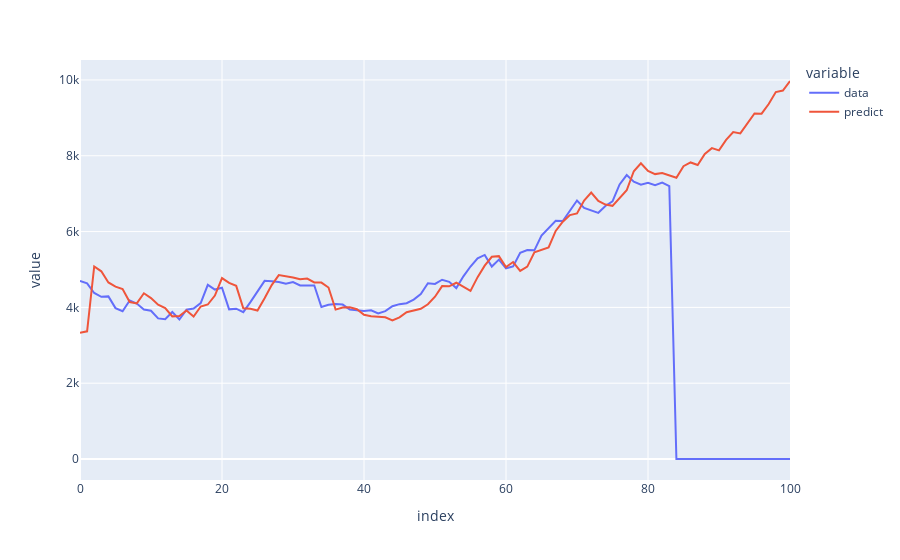

This figure's notebook cell:
### Markdown cell above
# строим график с учетом предсказания

### Code cell
px.line(df_final)
